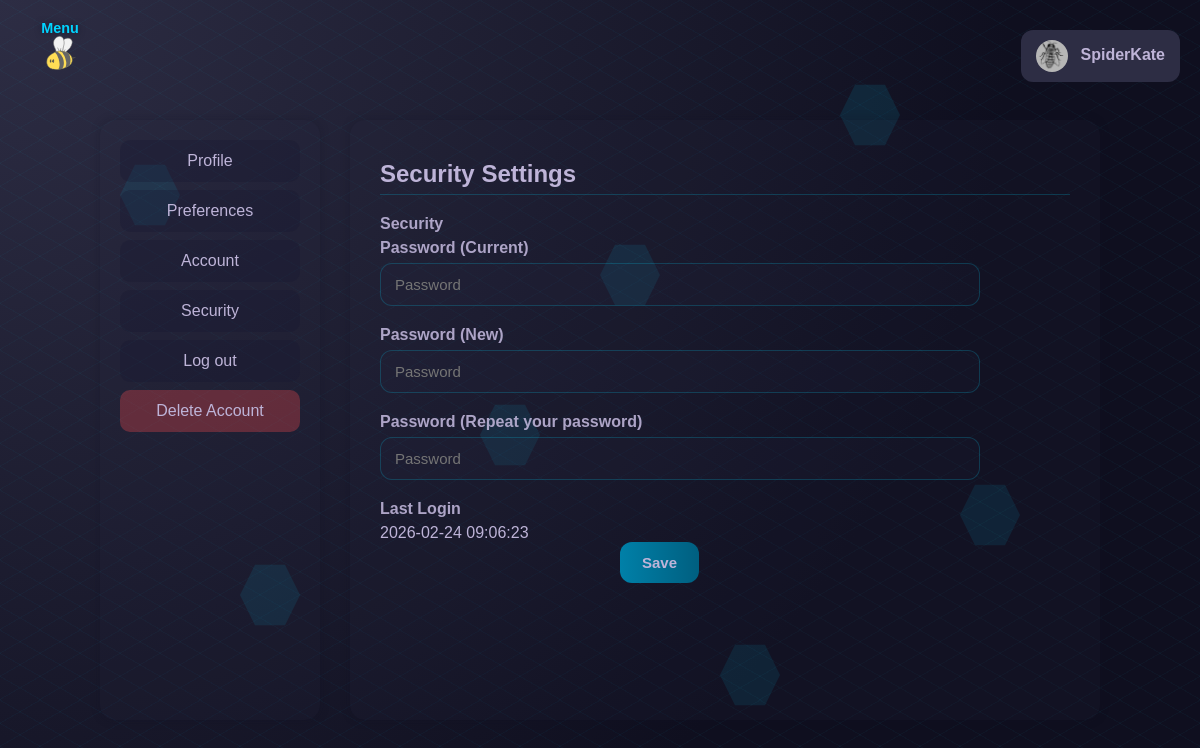
The page /SpiderKate/settings/security (signed in) on the database its author committed.
### tables this page shows
CREATE TABLE users (
    id INTEGER PRIMARY KEY AUTOINCREMENT,
    name TEXT,
    surname TEXT,
    username TEXT NOT NULL,
    email TEXT NOT NULL,
    password TEXT NOT NULL,
    dob TEXT NOT NULL,
    bio TEXT,
    avatar_path TEXT,
    social_links TEXT,
    last_login_at TEXT,
    bee_points INTEGER DEFAULT 5000,
    deleted INTEGER DEFAULT 0,
    deleted_at TEXT,
    recovery_username TEXT
);

### app.py (the view, shortened to what this page needs)
@app.route("/<username>/settings/security", methods=["GET","POST"])
@login_required
@no_trespass
def settingsSecurity(username):
    error = []
    conn = sqlite3.connect('beevy.db')
    cursor = conn.cursor()
    cursor.execute("SELECT id, username, email, password, last_login_at FROM users WHERE username=?",(username,))
    user = cursor.fetchone()
    if not user:
        conn.close()
        flash_translated("flash.user_not_found", "error")
        return "", 404
    conn.close()
    return render_template("settingsSecurity.html", user=user)

### app.py (called while the page is built)
def login_required(f):
    @wraps(f)
    def decorated(*args, **kwargs):
        if 'username' not in session:
            flash_translated("flash.login_first", "error")
            return redirect(url_for("login"))
        return f(*args, **kwargs)
    return decorated

def no_trespass(f):
    @wraps(f)
    def decorated(*args, **kwargs):
        username = kwargs.get('username')
        if session.get('username') != username:
            flash_translated("flash.trespass", "error")
            return redirect(url_for("index"))
        return f(*args, **kwargs)
    return decorated

@app.before_request
def load_logged_in_user():
    g.avatar_path = None
    g.user_theme = 'bee'
    g.user_language = session.get("user_language", "en")
    g.trans = translations
    username = session.get('username')
    if username:
        conn = sqlite3.connect('beevy.db')
        cursor = conn.cursor()
        cursor.execute("SELECT avatar_path FROM users WHERE username=?", (username,))
        row = cursor.fetchone()
        if row and row[0]:
            g.avatar_path = row[0]
        cursor.execute("SELECT theme FROM preferences WHERE user_id = (SELECT id FROM users WHERE username=?)", (username,))
        pref_row = cursor.fetchone()
        if pref_row and pref_row[0]:
            g.user_theme = pref_row[0]
        conn.close()

@app.context_processor
def inject_t():
    def t(key, **kwargs):
        text = translations.get(key, g.user_language, default=key)
        if kwargs:
            text = text.format(**kwargs)
        return text
    return dict(t=t)

### translations.py (called while the page is built)
    def get(self, key, language='en', default=''):
        if language not in self.strings:
            language = 'en'  # Fallback to English
        keys = key.split('.')
        value = self.strings.get(language, {})
        for k in keys:
            if isinstance(value, dict):
                value = value.get(k)
            else:
                return default
        return value if value else default

### templates/settingsSecurity.html (shortened to what this page needs)
{% extends "settings.html" %}
{% block settings_page %}
<h2>{{ t('settings.security_settings') }}</h2>
<form method="POST" id="securityForm">
<label>{{ t('settings.security') }}</label>
<ul class="password">
    <label>{{ t('auth.password') }} ({{ t('messages.current') }})</label>
    <input type="password" name="curPassword" placeholder="{{ t('auth.password') }}" required>
    <label>{{ t('auth.password') }} ({{ t('messages.new') }})</label>
    <input type="password" name="newPassword" placeholder="{{ t('auth.password') }}" required>
    <label>{{ t('auth.password') }} ({{ t('settings.new_password') }})</label>
    <input type="password" name="newPassword2" placeholder="{{ t('auth.password') }}" required>
</ul>
    <label>Last Login</label>
    {{ user[4] }}
    <br>
    <button type="submit" style="margin-left: 40%;">Save</button>
</form>
{% endblock %}

### templates/base.html (shortened to what this page needs)
<!DOCTYPE html>
<html lang="en">
<head>
    <link rel="stylesheet" href="/static/css/base.css">
    {% if g.user_theme and g.user_theme != 'bee' %}
        <link rel="stylesheet" href="/static/css/theme-{{ g.user_theme }}.css">
    {% endif %}
    {% block extra_css %}{% endblock %}
</head>
<div class="hex-bg-container">
        <div class="hex-bg" style="--x:50%; --y:30%; --delay:1s;"></div>
        <div class="hex-bg" style="--x:80%; --y:60%; --delay:2s;"></div>
        <div class="hex-bg" style="--x:20%; --y:70%; --delay:3s;"></div>
        <div class="hex-bg" style="--x:70%; --y:10%; --delay:4s;"></div>
        <div class="hex-bg" style="--x:40%; --y:50%; --delay:5s;"></div>
        <div class="hex-bg" style="--x:60%; --y:80%; --delay:6s;"></div>
    </div>
<body class="{{ page }}">
<img src="/static/images/beee.svg" id="bee-toggle" class="bee-toggle" onclick="toggleSidebar()" alt="bee toggle" title="Menu">
<div class="menu-label">Menu</div>
    {% if session.username %}
<div class="user-menu">
    <div class="user-menu-button" onclick="toggleMenu()">
        {% if g.avatar_path %}
            <div style="position: relative; display: inline-block;">
                <img src="{{ url_for('static', filename=g.avatar_path) }}" class="user-avatar">
                <div style="position: absolute; top:0; left:0; width:100%; height:100%;"></div>
            </div>
        {% else %}
            <div style="position: relative; display: inline-block;">
                <img src="{{ url_for('static', filename='images/default_avatar.png') }}" class="user-avatar">
                <div style="position: absolute; top:0; left:0; width:100%; height:100%;"></div>
            </div>
        {% endif %}
        {{ session.get('username') }}
    </div>
</div>
{% endif %}
<div class="app">
    <main class="content">
        {% block content %}{% endblock %}
    </main>
</div>
</body>
</html>

### static/css/theme-dark.css (style rules this page uses)
:root { --primary-bg: #1a1a2e; --primary-bg-light: #2d2d44; --primary-bg-dark: #0f0f1f; --primary-text: #beb4d8; --text-main: #beb4d8; --text-muted: rgb(190 180 216 / 60%); --accent-color: #00d4ff; --accent-light: #33e0ff; --accent: #00d4ff; --glass-bg: rgb(45 45 68 / 12%); --glass-bg-light: rgb(45 45 68 / 18%); --glass-border: rgb(0 212 255 / 20%); --glass-border-light: rgb(0 212 255 / 30%); --glass-blur: blur(6px); --tool-filter: invert(70%) sepia(100%) saturate(3480%) hue-rotate(245deg) brightness(43%) contrast(50%); --bucket-filter: invert(70%) sepia(100%) saturate(3480%) hue-rotate(235deg) brightness(43%) contrast(50%); --tool-filter-hover: invert(70%) sepia(100%) saturate(7480%) hue-rotate(205deg) brightness(183%) contrast(130%); --bucket-filter-hover: invert(32%) sepia(90%) saturate(2000%) hue-rotate(165deg) brightness(90%) contrast(600%); --span-muted-filter: var(--accent-color); --shadow-accent: 0 0 10px rgb(0 212 255 / 40%); --btn-bg: linear-gradient(90deg, #0080a8, #005f80); --btn-bg-hover: linear-gradient(90deg, #00a0cc, #007aa3); --btn-shadow-hover: 0 0 10px rgb(0 212 255 / 40%); --sidebar-bg: rgb(15 15 31 / 40%); --sidebar-border: rgb(0 212 255 / 15%); --input-bg: rgb(45 45 68 / 20%); --input-bg-focus: rgb(45 45 68 / 30%); --input-border: rgb(0 212 255 / 30%); --input-border-focus: #00d4ff; --input-shadow-focus: 0 0 10px rgb(0 212 255 / 40%); --msg-info-bg: rgb(147 197 253 / 12%); --msg-info-text: #8ccaff; --msg-info-outline: rgb(147 197 253 / 40%); --msg-success-bg: rgb(111 207 151 / 12%); --msg-success-text: #7cd9a3; --msg-success-outline: rgb(111 207 151 / 40%); --msg-error-bg: rgb(248 113 113 / 12%); --msg-error-text: #ff8a8a; --msg-error-outline: rgb(248 113 113 / 40%); --hex-bg: rgb(0 212 255 / 10%); --radius: 18px; --radius-md: 15px; --radius-sm: 12px; --radius-xs: 10px; --transition: 0.3s; }

### static/css/settings.css (style rules this page uses)
.settings-content form { max-width: 600px; }
label { display: block; margin-bottom: 6px; font-weight: 600; color: var(--text-main); opacity: 0.9; }
input[type="text"], input[type="email"], input[type="password"], textarea, select { width: 100%; padding: 12px 14px; border-radius: var(--radius-sm); border: 1px solid var(--glass-border); background: var(--glass); color: var(--text-main); margin-bottom: 20px; transition: var(--transition); font-size: 15px; }
.settings-content button { background: var(--btn-bg); color: var(--text-main); padding: 12px 22px; border: none; border-radius: var(--radius-sm); cursor: pointer; transition: var(--transition); font-weight: bold; font-size: 15px; }
.settings-content h2 { margin-bottom: 20px; font-size: 24px; font-weight: 700; padding-bottom: 6px; border-bottom: 1px solid var(--glass-border); }

### rows shown on the page
users: avatar_path (picture), get "SpiderKate", last_login_at "2026-02-24 09:06:23"

### other values the page prints
{{ t('nav.profile') }} "Profile"
{{ t('settings.preferences_settings') }} "Preferences"
{{ t('settings.account') }} "Account"
{{ t('settings.security') }} "Security"
{{ t('nav.logout') }} "Log out"
{{ t('settings.delete_account') }} "Delete Account"
{{ t('settings.security_settings') }} "Security Settings"
{{ t('auth.password') }} "Password"
{{ t('messages.current') }} "Current"
{{ t('messages.new') }} "New"
{{ t('settings.new_password') }} "Repeat your password"
